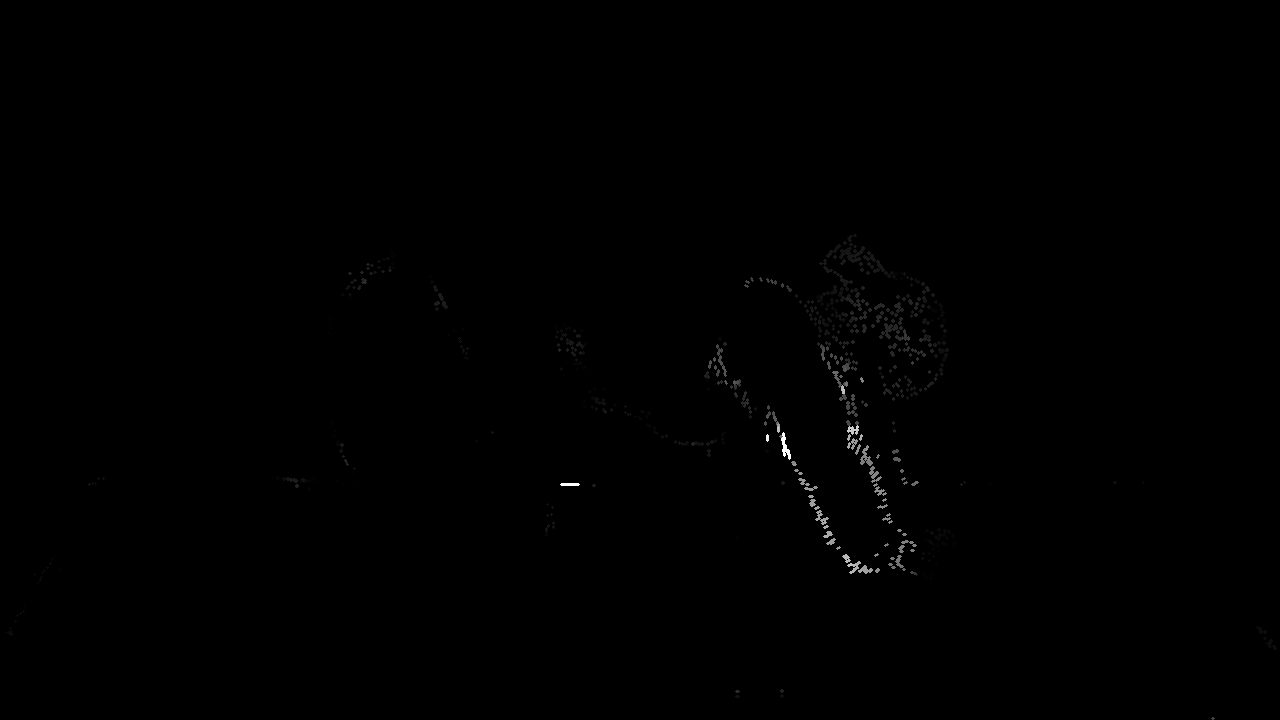
#> input picture optical_flow_images/optical_flow_0000.png, 1280 x 720 px, given in place of SMTracking_LongSleeve.mp4, which was not available
$ jupyter execute LKST_1implementation.ipynb
#> lines starting #> are read from the running program, lines starting #| are printed output that depends on the picture; after the words box and inside, x2 and y2 are one past the last pixel; in counts of white or black regions, pixels touching at a corner belong together; pictures that were not available may be replaced by others from this repository, and a replacement may not be noted
[cell 1]
import cv2
import numpy as np
import time
import matplotlib.pyplot as plt

[cell 2]
class FeatureTracking:
    def __init__(self, video_path, output_path, output_fps):
        self.cap = cv2.VideoCapture(video_path)
        self.max_corners = 2000
        self.quality_level = 0.001
        self.min_distance = 0.1

        self.lk_params = dict(winSize=(15, 15), maxLevel=3, criteria=(cv2.TERM_CRITERIA_EPS | cv2.TERM_CRITERIA_COUNT, 30, 0.01))

        self.frame_width = 1280
        self.frame_height = 720

        # Region of Interest
        self.square_size = (670, 720)
        self.square_x = int(self.frame_width - self.square_size[0]) // 2  # since the square will be placed relative to the top left corner of the video
        self.square_y = int(self.frame_height - self.square_size[1]) // 2  # we want to make sure that the ROI is placed in the middle
        self.square_position = (self.square_x, self.square_y)

        self.output_path = output_path
        self.output_fps = output_fps

    def process_video(self):
        ret, prev_frame = self.cap.read()
#> prev_frame is the input picture: shape (720, 1280, 3); min 0, max 255, mean 0.5
        prev_frame = cv2.resize(prev_frame, (self.frame_width, self.frame_height))  # Resize the frame
        prev_gray = cv2.cvtColor(prev_frame, cv2.COLOR_BGR2GRAY)
        prev_pts = cv2.goodFeaturesToTrack(prev_gray, maxCorners=self.max_corners, qualityLevel=self.quality_level, minDistance=self.min_distance)
#> prev_pts = 1244 rows, first 8: [579, 484], [789, 459], [784, 456], [783, 432], [560, 484], [767, 441], [767, 434], [848, 431]

        fourcc = cv2.VideoWriter_fourcc(*'XVID')
        out = cv2.VideoWriter(self.output_path, fourcc, self.output_fps, (self.frame_width, self.frame_height))

        while True:
            for _ in range(3):
                ret, frame = self.cap.read()
                if not ret:
                    break

            # Convert to grayscale
            frame = cv2.resize(frame, (self.frame_width, self.frame_height))
            gray = cv2.cvtColor(frame, cv2.COLOR_BGR2GRAY)

            # Create ROI
            mask = np.zeros(frame.shape[:2], dtype=np.uint8)
            x, y, w, h = self.square_position[0], self.square_position[1], self.square_size[0], self.square_size[1]
            mask[y:y + h, x:x + w] = 230
            masked_frame = cv2.bitwise_and(frame, frame, mask=mask)

            # Calculate optical flow using Lucas-Kanade on the masked_frame
            prev_frame = cv2.resize(prev_frame, (self.frame_width, self.frame_height))  # Resize the previous frame
            new_pts, status, error = cv2.calcOpticalFlowPyrLK(prev_gray, gray, prev_pts, None, **self.lk_params)
#> new_pts has the same summary as prev_pts; status = 1244 values from 1 to 1; error = 1244 values from 0 to 0

            valid_new_pts = new_pts[status == 1]
#> valid_new_pts = 1244 pairs, first value 8 to 1275, second value 235 to 717
            valid_prev_pts = prev_pts[status == 1]
#> valid_prev_pts has the same summary as valid_new_pts

            for i, (new, prev) in enumerate(zip(valid_new_pts, valid_prev_pts)):
                a, b = new.ravel()
                c, d = prev.ravel()
                a, b, c, d = int(a), int(b), int(c), int(d)

                if self.square_position[0] <= a <= self.square_position[0] + self.square_size[0] and self.square_position[1] <= b <= self.square_position[1] + self.square_size[1]:
                    scaling_factor = 5
                    a_new = int(a - (a - c) * scaling_factor)
                    b_new = int(b - (b - d) * scaling_factor)

                    # Limit drawing to the ROI
                    mask = cv2.line(mask, (a, b), (a_new, b_new), (0, 255, 0), 2)
                    masked_frame = cv2.circle(masked_frame, (a, b), 3, (0, 255, 0), -1)
#> this loop made 1244 passes
#> (a, b, c, d, a_new, b_new) on passes 1 to 8: (579, 484, 579, 484, 579, 484), (789, 459, 789, 459, 789, 459), (784, 456, 784, 456, 784, 456), (783, 432, 783, 432, 783, 432), (560, 484, 560, 484, 560, 484), (767, 441, 767, 441, 767, 441), (767, 434, 767, 434, 767, 434), (848, 431, 848, 431, 848, 431)
#> pass 1, in process_video, `mask = cv2.line(mask, (a, b), (a_new, b_new), (0, 255, 0), 2)`:
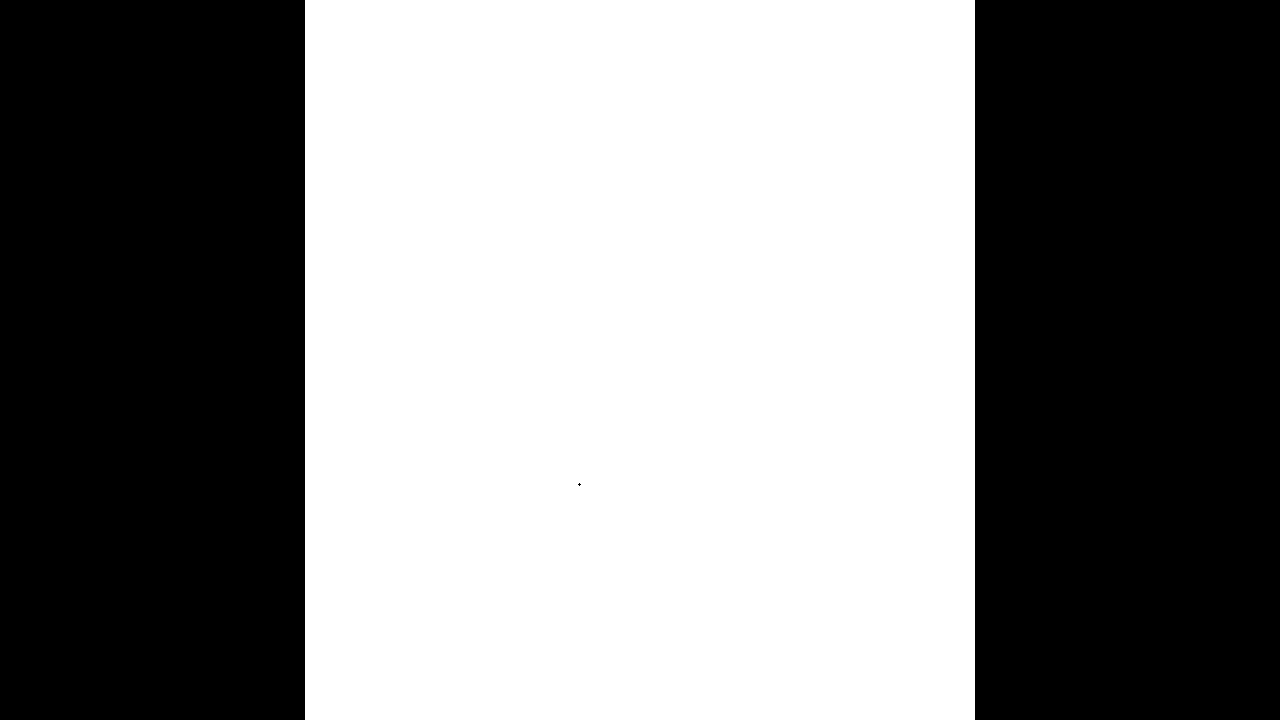
#> mask: shape (720, 1280); values 0 (black) and 230 (white), 52.3% white; 3 black regions (1 under 20 px), largest, box (x1, y1, x2, y2) and area: (0, 0, 305, 720) 219600, (975, 0, 1280, 720) 219600
#> after the loop:
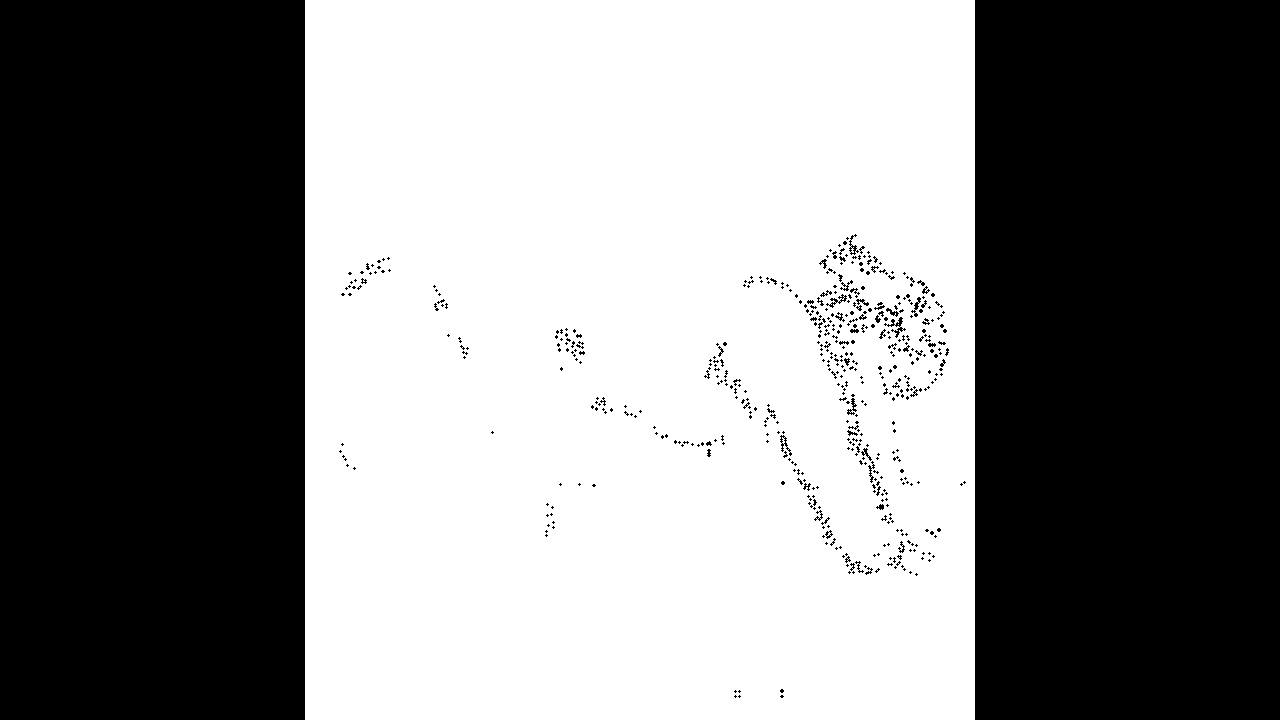
#> mask: shape (720, 1280); values 0 (black) and 230 (white), 51.8% white; 541 black regions (487 under 20 px), largest, box (x1, y1, x2, y2) and area: (0, 0, 305, 720) 219600, (975, 0, 1280, 720) 219600, (884, 317, 906, 338) 120
#> after the loop:
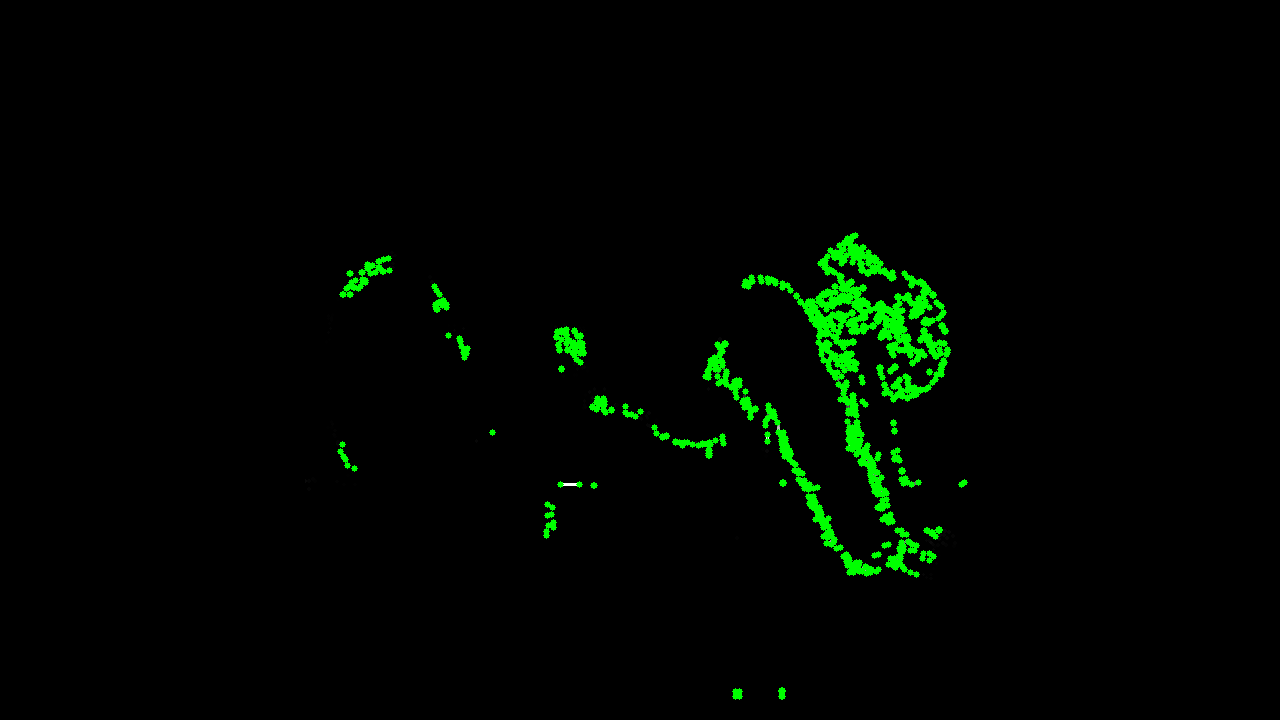
#> masked_frame: shape (720, 1280, 3); mean B, G, R 0, 5.6, 0

            result = cv2.add(frame, masked_frame)

            out.write(result)

            cv2.imshow('Frame', result)

            k = cv2.waitKey(30) & 0xff
#> (key Esc is pressed here)
            if k == 27:
                break

            prev_gray = gray.copy()
            prev_pts = valid_new_pts.reshape(-1, 1, 2)

        self.cap.release()
        out.release()
        cv2.destroyAllWindows()

if __name__ == "__main__":
    video_path = "G:\THESIS\SampleVideos\SMTracking_LongSleeve.mp4"
    output_path = "G:\THESIS\LKOF\OutputVideos\output_video.avi"
    output_fps = 1.7 * 30  # 1.5x speedup
    feature_tracker = FeatureTracking(video_path, output_path, output_fps)
    feature_tracker.process_video()

$ run again, on optical_flow_images/optical_flow_0002.png
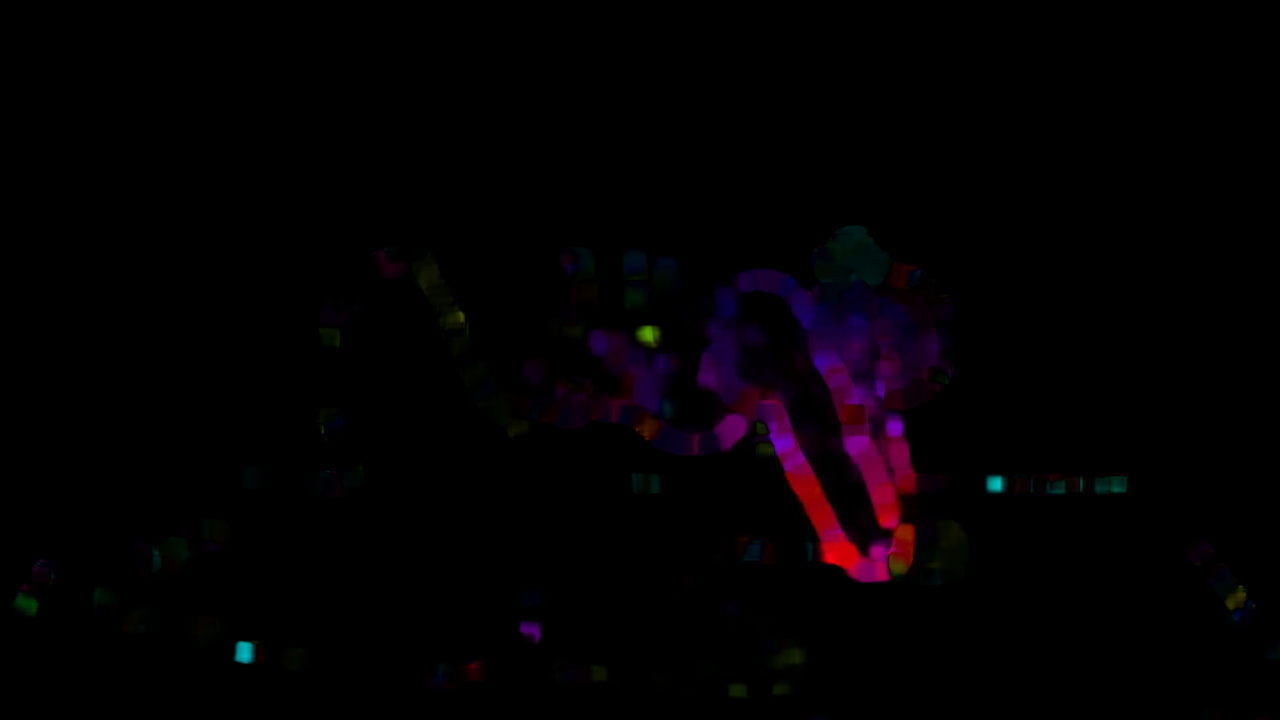
#> input picture optical_flow_images/optical_flow_0002.png, 1280 x 720 px, given in place of SMTracking_LongSleeve.mp4, which was not available
#> in process_video, prev_frame is the input picture: shape (720, 1280, 3); mean B, G, R 2.5, 0.5, 2.9
#> prev_pts = 2000 rows, first 8: [999, 478], [636, 429], [652, 341], [322, 433], [999, 488], [235, 659], [460, 312], [1240, 586]
#> new_pts has the same summary as prev_pts; status = 2000 values, max 1 at index 0, min 0 at index 871, mean 0.971; error = 2000 values, max 1.41e-20 at index 1873, min 0 at index 0, mean 7.89e-24
#> valid_new_pts = 1941 pairs, first value 13 to 1275, second value 225 to 697
#> valid_prev_pts has the same summary as valid_new_pts
#> the loop in process_video, `for i, (new, prev) in enumerate(zip(valid_new_pts, valid_prev_pts)):` made 1941 passes
#> (a, b, c, d, a_new, b_new) on passes 2, 3, 4, 7, 13, 14, 17, 19: (636, 429, 636, 429, 636, 429), (652, 341, 652, 341, 652, 341), (322, 433, 322, 433, 322, 433), (460, 312, 460, 312, 460, 312), (463, 321, 463, 321, 463, 321), (651, 327, 651, 327, 651, 327), (646, 438, 646, 438, 646, 438), (654, 345, 654, 345, 654, 345)
#> after the loop in process_video, `for i, (new, prev) in enumerate(zip(valid_new_pts, valid_prev_pts)):`:
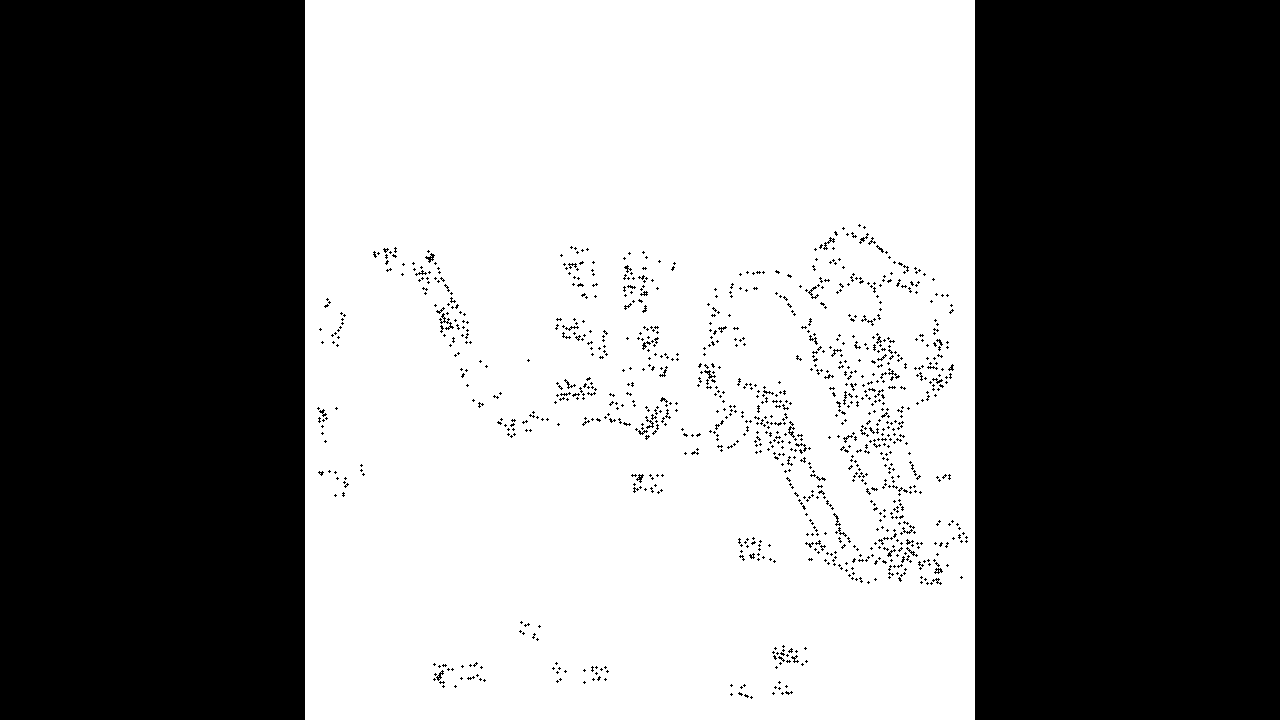
#> mask: shape (720, 1280); values 0 (black) and 230 (white), 51.5% white; 1074 black regions (1020 under 20 px), largest, box (x1, y1, x2, y2) and area: (0, 0, 305, 720) 219600, (975, 0, 1280, 720) 219600, (439, 313, 454, 330) 64
#> in process_video, `result = cv2.add(frame, masked_frame)`:
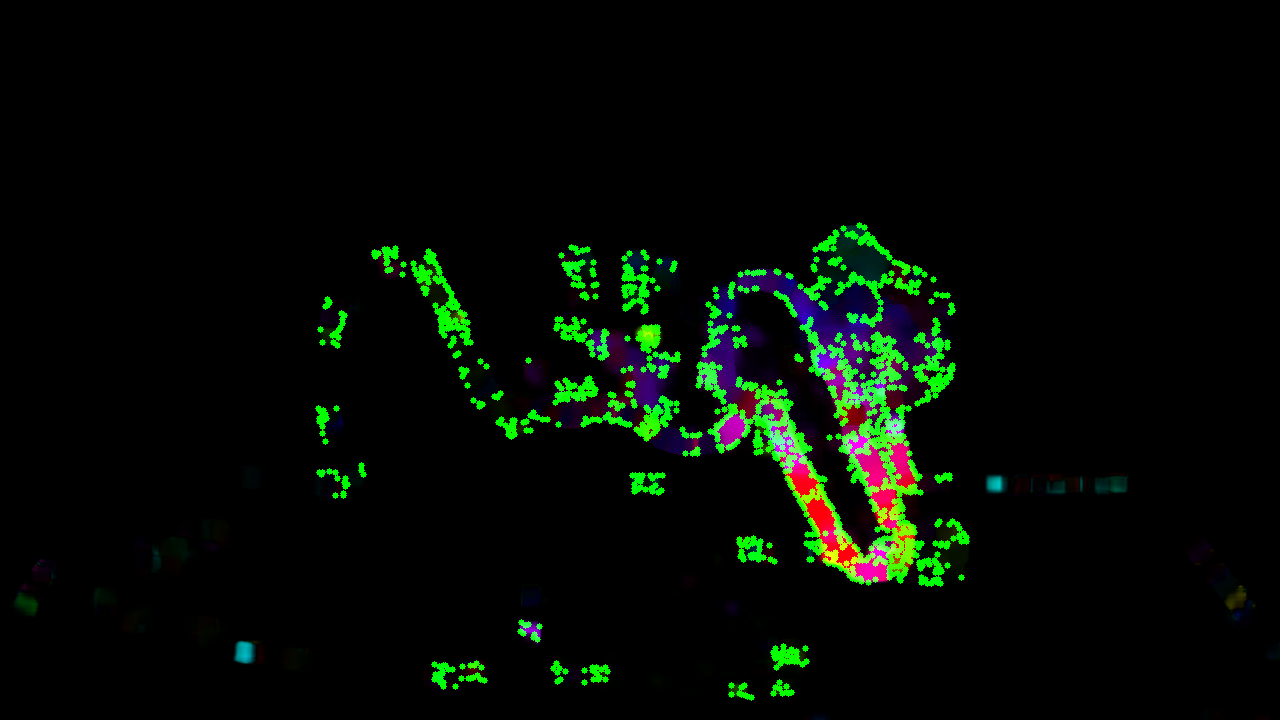
#> result: shape (720, 1280, 3); mean B, G, R 3.8, 10.4, 4.3
